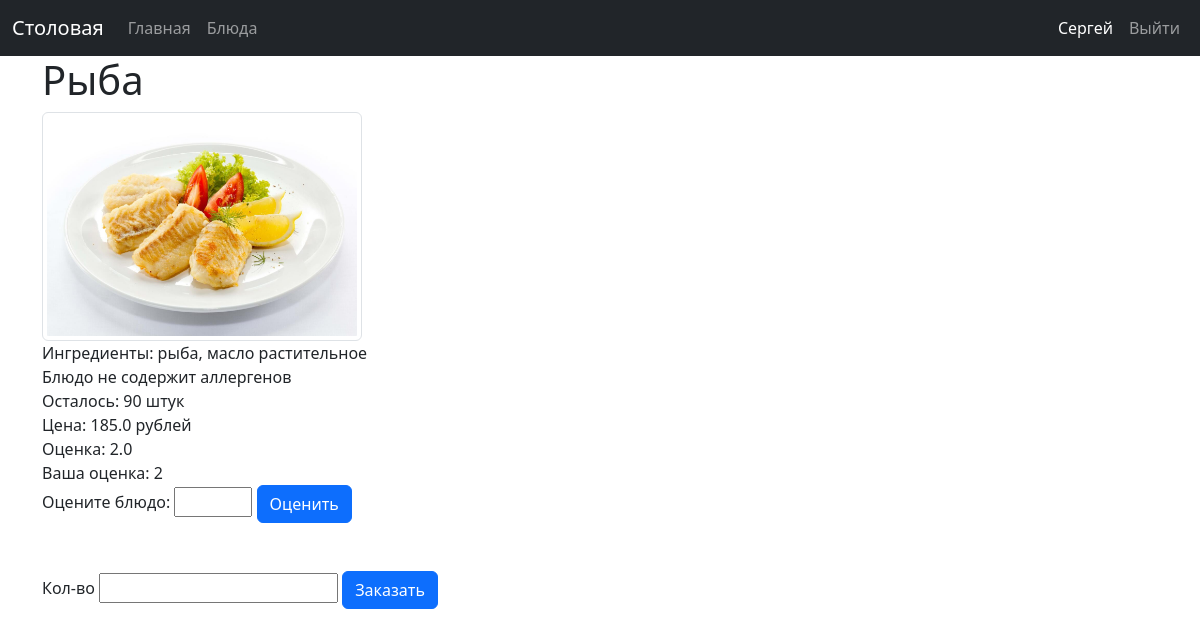
The page /menu/dish/5 (signed in) on the database its author committed.
### data/users.py (models this page shows, shortened)
class User(SqlAlchemyBase, UserMixin):
    __tablename__ = 'users'
    id = Column(Integer, primary_key=True, autoincrement=True)
    surname = Column(String, nullable=True)
    name = Column(String, nullable=True)
    patronymic = Column(String, nullable=True)
    email = Column(String, index=True, unique=True, nullable=True)
    hashed_password = Column(String, nullable=True)
    role = Column(Integer, ForeignKey("roles.id"))
    money = Column(Float, nullable=True)
    subscription_end = Column(DateTime, nullable=True)
    roles = relationship("Role", back_populates="users")
    requests = relationship("Request")
    ratings_log = relationship("RatingLog")
    prefs_log = relationship("PreferenceLog")

### data/dishes.py (models this page shows)
class Dish(SqlAlchemyBase):
    __tablename__ = 'dishes'
    id = Column(Integer, primary_key=True, autoincrement=True)
    name = Column(String, nullable=True)
    price = Column(Float, nullable=True)
    quantity = Column(Integer, nullable=True)
    image = Column(String, nullable=True)
    description = Column(String, nullable=True)
    timesbought = Column(Integer, nullable=True)
    requests = relationship("Request")
    ingridients_log = relationship("IngridientLog")
    ratings_log = relationship("RatingLog")

### server.py (the view)
@app.route('/menu/dish/<int:dish_id>', methods=['GET'])
@login_required
def dish(dish_id):
    db_sess = db_session.create_session()
    if db_sess.get(Role, current_user.id).role != "ученик":
        abort(403)
    db_dish = db_sess.get(Dish, dish_id)
    ingridients = []
    ingridient_logs = db_sess.query(IngridientLog).filter(IngridientLog.dish_id == db_dish.id).all()
    for log in ingridient_logs:
        ingridients.append(db_sess.query(Ingridient).filter(Ingridient.id == log.ingridient_id).first().name)
    prefs = db_sess.query(PreferenceLog).filter(PreferenceLog.student_id == current_user.id).filter(PreferenceLog.is_liked == True).all()
    prefs = [db_sess.get(Ingridient, x.ingridient).name for x in prefs]
    prefs = list(set(prefs) & set(ingridients))
    alers = db_sess.query(PreferenceLog).filter(PreferenceLog.student_id == current_user.id).filter(PreferenceLog.is_liked == False).all()
    alers = [db_sess.get(Ingridient, x.ingridient).name for x in alers]
    alers = list(set(alers) & set(ingridients))
    ratearr = db_sess.query(RatingLog).filter(RatingLog.dish_id == dish_id).all()
    userRate = db_sess.query(RatingLog).filter(RatingLog.dish_id == dish_id).filter(RatingLog.student_id == current_user.id).first()
    if userRate != None:
        userRate = userRate.rate
    if ratearr == []:
        rate = 0
    else:
        rate = sum([x.rate for x in ratearr]) / len(ratearr)
    return render_template("dish.html", dish=db_dish, ingridients=", ".join(ingridients), prefs=", ".join(prefs), alers=", ".join(alers), rate = rate, userRate=userRate)

### data/db_session.py (called while the page is built)
def create_session() -> Session:
    global __factory
    return __factory()

### server.py (called while the page is built)
@login_manager.user_loader
def load_user(user_id):
    db_sess = db_session.create_session()
    return db_sess.get(User, user_id)

@app.template_filter('get_role')
def role_filter(user):
    db_sess = db_session.create_session()
    role = db_sess.get(Role, user.role).role
    return role

### templates/dish.html (shortened to what this page needs)
{% extends "base.html" %}
{% block content %}
<div class="d-flex flex-column">
    <h1>{{dish.name}}</h1>
    <img src="/static/img/{{dish.image}}" class="img-thumbnail" style='max-width:20em; max-height:40em; width: auto; height: auto;' alt="Фото {{dish.image}}">
    <div>Ингредиенты: {{ ingridients }}</div>
    {% if prefs == "" and alers == "" %}
    <div>Блюдо не содержит аллергенов</div>
    {% elif alers != "" %}
    <div class="border border-danger border-3 rounded">Блюдо содержит аллергены: {{alers}}</div>
    {% elif prefs != "" %}
    <div class="border border-success border-3 rounded">Блюдо содержит любимые ингридиенты: {{prefs}}</div>
    {% endif %}
    <div>Осталось: {{dish.quantity}} штук</div>
    <div>Цена: {{dish.price}} рублей</div>
    <div>Оценка: {{rate}}</div>
    {% if userRate != None %}
    <div>Ваша оценка: {{userRate}}</div>
    {% endif %}
    <form method="POST" action="/menu/dish/{{ dish.id }}/rate">
        <label for="rating">
            Оцените блюдо:
            <input type="number" id="rating" name="rating" min="1", max="5"/>
            <button type="submit" class="btn btn-primary">Оценить</button>
        </label>
    </form>
    <form method="POST" action="/menu/dish/{{ dish.id }}/buy" class="mt-5">
        <label for="quantity">
            Кол-во
            <input type="number" id="quantity" name="quantity" min="1"/>
            {% if alers != "" %}
            <button type="submit" class="btn btn-primary" disabled>Заказать</button>
            {% else %}
            <button type="submit" class="btn btn-primary">Заказать</button>
            {% endif %}
        </label>
    </form>
    </div>
{% endblock %}

### templates/base.html (shortened to what this page needs)
<!DOCTYPE html>
<html lang="en">
<head>
    <link href="https://cdn.jsdelivr.net/npm/bootstrap@5.3.8/dist/css/bootstrap.min.css"
        rel="stylesheet"
>
</head>
<body>
<header>
    <nav class="navbar navbar-expand-lg navbar-dark bg-dark" data-bs-theme="dark">
        <div class="container-fluid">
            <div class="navbar-brand">Столовая</div>
            <div class="collapse navbar-collapse" id="navbarContent">
                <ul class="navbar-nav me-auto mb-2 mb-lg-0">
                    <li class="nav-item">
                        <a class="nav-link" href="/">Главная</a>
                    </li>
                    {% if current_user.is_authenticated %}
                    <li class="nav-item">
                        <a class="nav-link" href="/menu">Блюда</a>
                    </li>
                    {% endif %}
                </ul>
                <ul class="navbar-nav mb-2 mb-lg-0">
                    {% if current_user.is_authenticated %}
                    <li class="nav-item">
                        <div class="nav-link active">{{ current_user.name }}</div>
                    </li>
                    <li class="nav-item">
                        <a class="nav-link" href="/logout">Выйти</a>
                    </li>
                    {% endif %}
                </ul>
            </div>
        </div>
    </nav>
</header>
<main role="main" class="container">
    {% block content %}{% endblock %}
</main>
</body>
</html>

### rows shown on the page
User: name "Сергей"
Dish: name "Рыба", image (picture), quantity "90", price "185.0"

### other values the page prints
{{ ingridients }} "рыба, масло растительное"
{{ rate }} "2.0"
{{ userRate }} "2"
